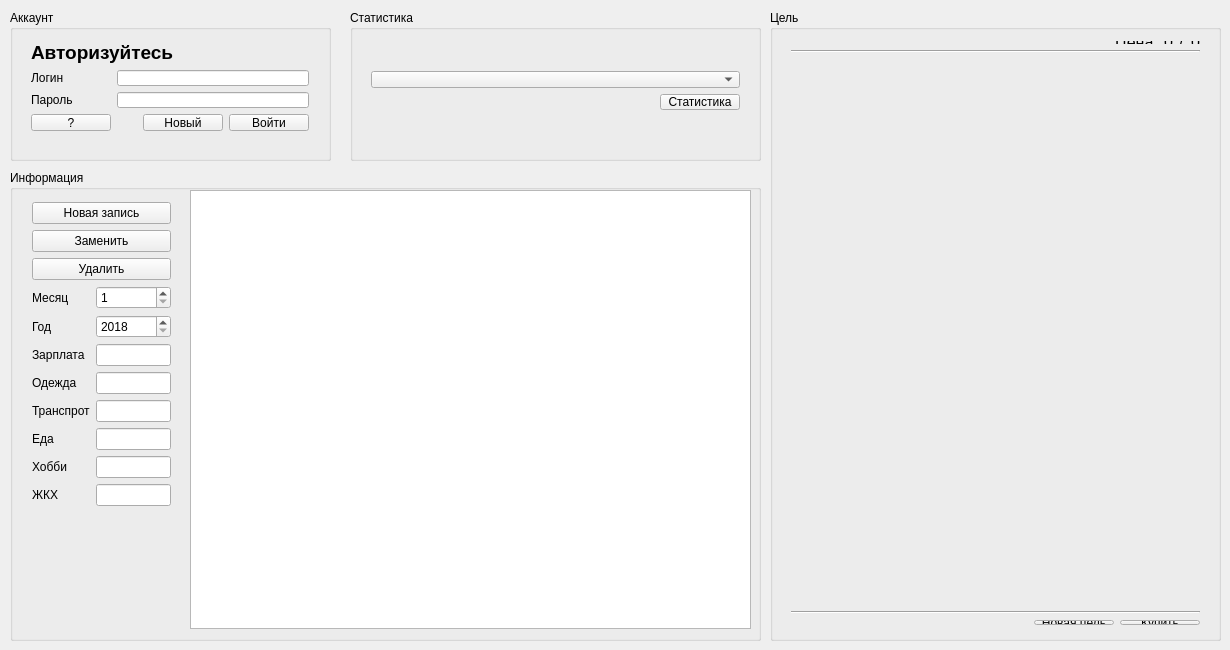
<?xml version="1.0" encoding="UTF-8"?>
<ui version="4.0">
 <class>MainWindow</class>
 <widget class="QMainWindow" name="MainWindow">
  <property name="geometry">
   <rect>
    <x>0</x>
    <y>0</y>
    <width>1230</width>
    <height>650</height>
   </rect>
  </property>
  <property name="windowTitle">
   <string>MainWindow</string>
  </property>
  <widget class="QWidget" name="centralWidget">
   <widget class="QGroupBox" name="groupBox">
    <property name="geometry">
     <rect>
      <x>10</x>
      <y>10</y>
      <width>321</width>
      <height>151</height>
     </rect>
    </property>
    <property name="title">
     <string>Аккаунт</string>
    </property>
    <widget class="QWidget" name="layoutWidget">
     <property name="geometry">
      <rect>
       <x>10</x>
       <y>20</y>
       <width>300</width>
       <height>112</height>
      </rect>
     </property>
     <layout class="QVBoxLayout" name="verticalLayout">
      <item>
       <layout class="QHBoxLayout" name="horizontalLayout_2">
        <item>
         <widget class="QLabel" name="labelName">
          <property name="font">
           <font>
            <pointsize>14</pointsize>
            <weight>75</weight>
            <bold>true</bold>
           </font>
          </property>
          <property name="text">
           <string>Авторизуйтесь</string>
          </property>
         </widget>
        </item>
        <item>
         <spacer name="horizontalSpacer">
          <property name="orientation">
           <enum>Qt::Horizontal</enum>
          </property>
          <property name="sizeHint" stdset="0">
           <size>
            <width>40</width>
            <height>20</height>
           </size>
          </property>
         </spacer>
        </item>
       </layout>
      </item>
      <item>
       <layout class="QFormLayout" name="formLayout">
        <item row="0" column="0">
         <widget class="QLabel" name="labelLogin">
          <property name="text">
           <string>Логин</string>
          </property>
         </widget>
        </item>
        <item row="1" column="0">
         <widget class="QLabel" name="labelPassword">
          <property name="text">
           <string>Пароль</string>
          </property>
         </widget>
        </item>
        <item row="0" column="1">
         <widget class="QLineEdit" name="lineEditLogin"/>
        </item>
        <item row="1" column="1">
         <widget class="QLineEdit" name="lineEditPassword"/>
        </item>
        <item row="2" column="1">
         <layout class="QHBoxLayout" name="horizontalLayout">
          <item>
           <spacer name="horizontalSpacer_4">
            <property name="orientation">
             <enum>Qt::Horizontal</enum>
            </property>
            <property name="sizeHint" stdset="0">
             <size>
              <width>40</width>
              <height>20</height>
             </size>
            </property>
           </spacer>
          </item>
          <item>
           <widget class="QPushButton" name="ButtonNewLogin">
            <property name="text">
             <string>Новый</string>
            </property>
           </widget>
          </item>
          <item>
           <widget class="QPushButton" name="ButtonEnter">
            <property name="text">
             <string>Войти</string>
            </property>
           </widget>
          </item>
         </layout>
        </item>
        <item row="2" column="0">
         <widget class="QPushButton" name="ButtonHelpLogin">
          <property name="text">
           <string>?</string>
          </property>
         </widget>
        </item>
       </layout>
      </item>
     </layout>
    </widget>
   </widget>
   <widget class="QGroupBox" name="groupBox_2">
    <property name="geometry">
     <rect>
      <x>770</x>
      <y>10</y>
      <width>451</width>
      <height>631</height>
     </rect>
    </property>
    <property name="title">
     <string>Цель</string>
    </property>
    <widget class="QLabel" name="labelArtTarget">
     <property name="geometry">
      <rect>
       <x>10</x>
       <y>60</y>
       <width>431</width>
       <height>521</height>
      </rect>
     </property>
     <property name="text">
      <string/>
     </property>
    </widget>
    <widget class="QWidget" name="layoutWidget">
     <property name="geometry">
      <rect>
       <x>10</x>
       <y>590</y>
       <width>431</width>
       <height>36</height>
      </rect>
     </property>
     <layout class="QVBoxLayout" name="verticalLayout_4">
      <item>
       <widget class="Line" name="line">
        <property name="orientation">
         <enum>Qt::Horizontal</enum>
        </property>
       </widget>
      </item>
      <item>
       <layout class="QHBoxLayout" name="horizontalLayout_4">
        <item>
         <spacer name="horizontalSpacer_3">
          <property name="orientation">
           <enum>Qt::Horizontal</enum>
          </property>
          <property name="sizeHint" stdset="0">
           <size>
            <width>40</width>
            <height>20</height>
           </size>
          </property>
         </spacer>
        </item>
        <item>
         <widget class="QPushButton" name="ButtonNewTarget">
          <property name="text">
           <string>Новая цель</string>
          </property>
         </widget>
        </item>
        <item>
         <widget class="QPushButton" name="ButtonBuyTarget">
          <property name="text">
           <string>Купить</string>
          </property>
         </widget>
        </item>
       </layout>
      </item>
     </layout>
    </widget>
    <widget class="QWidget" name="layoutWidget">
     <property name="geometry">
      <rect>
       <x>10</x>
       <y>20</y>
       <width>431</width>
       <height>33</height>
      </rect>
     </property>
     <layout class="QVBoxLayout" name="verticalLayout_5">
      <item>
       <layout class="QHBoxLayout" name="horizontalLayout_3">
        <item>
         <spacer name="horizontalSpacer_2">
          <property name="orientation">
           <enum>Qt::Horizontal</enum>
          </property>
          <property name="sizeHint" stdset="0">
           <size>
            <width>40</width>
            <height>20</height>
           </size>
          </property>
         </spacer>
        </item>
        <item>
         <widget class="QLabel" name="labelPrice">
          <property name="font">
           <font>
            <pointsize>12</pointsize>
           </font>
          </property>
          <property name="text">
           <string>Цена:</string>
          </property>
         </widget>
        </item>
        <item>
         <widget class="QLabel" name="labelPriceTarget">
          <property name="font">
           <font>
            <pointsize>12</pointsize>
           </font>
          </property>
          <property name="text">
           <string>0</string>
          </property>
         </widget>
        </item>
        <item>
         <widget class="QLabel" name="labelSlash">
          <property name="font">
           <font>
            <pointsize>12</pointsize>
           </font>
          </property>
          <property name="text">
           <string>/</string>
          </property>
         </widget>
        </item>
        <item>
         <widget class="QLabel" name="labelMoneyBox">
          <property name="font">
           <font>
            <pointsize>12</pointsize>
           </font>
          </property>
          <property name="text">
           <string>0</string>
          </property>
         </widget>
        </item>
       </layout>
      </item>
      <item>
       <widget class="Line" name="line_2">
        <property name="orientation">
         <enum>Qt::Horizontal</enum>
        </property>
       </widget>
      </item>
     </layout>
    </widget>
   </widget>
   <widget class="QGroupBox" name="groupBox_3">
    <property name="geometry">
     <rect>
      <x>10</x>
      <y>170</y>
      <width>751</width>
      <height>471</height>
     </rect>
    </property>
    <property name="title">
     <string>Информация</string>
    </property>
    <widget class="QTableView" name="tableView">
     <property name="geometry">
      <rect>
       <x>180</x>
       <y>20</y>
       <width>561</width>
       <height>439</height>
      </rect>
     </property>
    </widget>
    <widget class="QWidget" name="layoutWidget">
     <property name="geometry">
      <rect>
       <x>11</x>
       <y>21</y>
       <width>161</width>
       <height>439</height>
      </rect>
     </property>
     <layout class="QVBoxLayout" name="verticalLayout_2">
      <item>
       <widget class="QPushButton" name="ButtonNewRec">
        <property name="text">
         <string>Новая запись</string>
        </property>
       </widget>
      </item>
      <item>
       <widget class="QPushButton" name="ButtonReplace">
        <property name="text">
         <string>Заменить</string>
        </property>
       </widget>
      </item>
      <item>
       <widget class="QPushButton" name="ButtonDelete">
        <property name="text">
         <string>Удалить</string>
        </property>
       </widget>
      </item>
      <item>
       <layout class="QFormLayout" name="formLayout_2">
        <item row="0" column="0">
         <widget class="QLabel" name="labelMonth">
          <property name="text">
           <string>Месяц</string>
          </property>
         </widget>
        </item>
        <item row="1" column="0">
         <widget class="QLabel" name="labelYear">
          <property name="text">
           <string>Год</string>
          </property>
         </widget>
        </item>
        <item row="2" column="0">
         <widget class="QLabel" name="labelLoot">
          <property name="text">
           <string>Зарплата</string>
          </property>
         </widget>
        </item>
        <item row="3" column="0">
         <widget class="QLabel" name="labelDrop1">
          <property name="text">
           <string>Одежда</string>
          </property>
         </widget>
        </item>
        <item row="4" column="0">
         <widget class="QLabel" name="labelDrop2">
          <property name="text">
           <string>Транспрот</string>
          </property>
         </widget>
        </item>
        <item row="5" column="0">
         <widget class="QLabel" name="labelDrop3">
          <property name="text">
           <string>Еда</string>
          </property>
         </widget>
        </item>
        <item row="6" column="0">
         <widget class="QLabel" name="labelDrop4">
          <property name="text">
           <string>Хобби</string>
          </property>
         </widget>
        </item>
        <item row="7" column="0">
         <widget class="QLabel" name="labelDrop5">
          <property name="text">
           <string>ЖКХ</string>
          </property>
         </widget>
        </item>
        <item row="0" column="1">
         <widget class="QSpinBox" name="spinBoxMonth">
          <property name="minimum">
           <number>1</number>
          </property>
          <property name="maximum">
           <number>12</number>
          </property>
         </widget>
        </item>
        <item row="1" column="1">
         <widget class="QSpinBox" name="spinBoxYear">
          <property name="minimum">
           <number>2018</number>
          </property>
          <property name="maximum">
           <number>2020</number>
          </property>
         </widget>
        </item>
        <item row="2" column="1">
         <widget class="QLineEdit" name="lineEditLoot"/>
        </item>
        <item row="3" column="1">
         <widget class="QLineEdit" name="lineEditDrop1"/>
        </item>
        <item row="4" column="1">
         <widget class="QLineEdit" name="lineEditDrop2"/>
        </item>
        <item row="5" column="1">
         <widget class="QLineEdit" name="lineEditDrop3"/>
        </item>
        <item row="6" column="1">
         <widget class="QLineEdit" name="lineEditDrop4"/>
        </item>
        <item row="7" column="1">
         <widget class="QLineEdit" name="lineEditDrop5"/>
        </item>
       </layout>
      </item>
      <item>
       <spacer name="verticalSpacer">
        <property name="orientation">
         <enum>Qt::Vertical</enum>
        </property>
        <property name="sizeHint" stdset="0">
         <size>
          <width>20</width>
          <height>40</height>
         </size>
        </property>
       </spacer>
      </item>
     </layout>
    </widget>
   </widget>
   <widget class="QGroupBox" name="groupBox_4">
    <property name="geometry">
     <rect>
      <x>350</x>
      <y>10</y>
      <width>411</width>
      <height>151</height>
     </rect>
    </property>
    <property name="title">
     <string>Статистика</string>
    </property>
    <widget class="QWidget" name="layoutWidget">
     <property name="geometry">
      <rect>
       <x>10</x>
       <y>50</y>
       <width>391</width>
       <height>61</height>
      </rect>
     </property>
     <layout class="QVBoxLayout" name="verticalLayout_3">
      <item>
       <widget class="QComboBox" name="comboBoxTypeStatistics"/>
      </item>
      <item>
       <layout class="QHBoxLayout" name="horizontalLayout_6">
        <item>
         <spacer name="horizontalSpacer_5">
          <property name="orientation">
           <enum>Qt::Horizontal</enum>
          </property>
          <property name="sizeHint" stdset="0">
           <size>
            <width>40</width>
            <height>20</height>
           </size>
          </property>
         </spacer>
        </item>
        <item>
         <widget class="QPushButton" name="ButtonStatistics">
          <property name="text">
           <string>Статистика</string>
          </property>
         </widget>
        </item>
       </layout>
      </item>
     </layout>
    </widget>
   </widget>
  </widget>
 </widget>
 <layoutdefault spacing="6" margin="11"/>
 <resources/>
 <connections/>
</ui>
